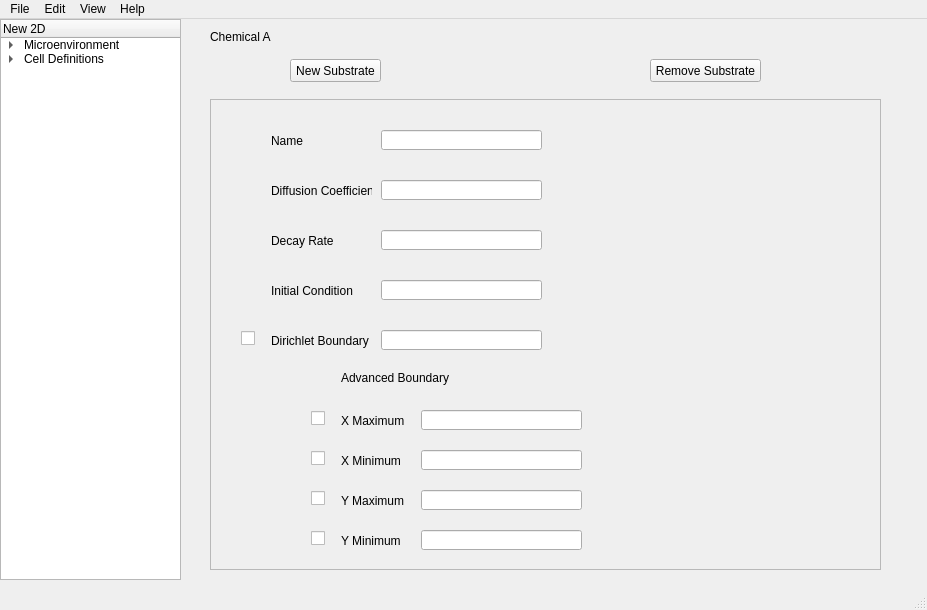
<?xml version="1.0" encoding="UTF-8"?>
<ui version="4.0">
 <class>MainWindow</class>
 <widget class="QMainWindow" name="MainWindow">
  <property name="geometry">
   <rect>
    <x>0</x>
    <y>0</y>
    <width>927</width>
    <height>610</height>
   </rect>
  </property>
  <property name="windowTitle">
   <string>MainWindow</string>
  </property>
  <widget class="QWidget" name="centralwidget">
   <widget class="QTreeWidget" name="Outline">
    <property name="geometry">
     <rect>
      <x>0</x>
      <y>0</y>
      <width>181</width>
      <height>561</height>
     </rect>
    </property>
    <column>
     <property name="text">
      <string>New 2D</string>
     </property>
     <property name="textAlignment">
      <set>AlignLeading|AlignVCenter</set>
     </property>
    </column>
    <column>
     <property name="text">
      <string/>
     </property>
    </column>
    <item>
     <property name="text">
      <string>Microenvironment</string>
     </property>
     <item>
      <property name="text">
       <string>Chemical A</string>
      </property>
     </item>
     <item>
      <property name="text">
       <string>Chemical B</string>
      </property>
     </item>
    </item>
    <item>
     <property name="text">
      <string>Cell Definitions</string>
     </property>
     <item>
      <property name="text">
       <string>Cell A</string>
      </property>
     </item>
     <item>
      <property name="text">
       <string>Cell B</string>
      </property>
     </item>
    </item>
   </widget>
   <widget class="QPushButton" name="pushButton">
    <property name="geometry">
     <rect>
      <x>290</x>
      <y>40</y>
      <width>91</width>
      <height>23</height>
     </rect>
    </property>
    <property name="text">
     <string>New Substrate</string>
    </property>
   </widget>
   <widget class="QPushButton" name="pushButton_2">
    <property name="geometry">
     <rect>
      <x>650</x>
      <y>40</y>
      <width>111</width>
      <height>23</height>
     </rect>
    </property>
    <property name="text">
     <string>Remove Substrate</string>
    </property>
   </widget>
   <widget class="QScrollArea" name="scrollArea">
    <property name="geometry">
     <rect>
      <x>210</x>
      <y>80</y>
      <width>671</width>
      <height>471</height>
     </rect>
    </property>
    <property name="widgetResizable">
     <bool>true</bool>
    </property>
    <widget class="QWidget" name="scrollAreaWidgetContents">
     <property name="geometry">
      <rect>
       <x>0</x>
       <y>0</y>
       <width>669</width>
       <height>469</height>
      </rect>
     </property>
     <widget class="QLabel" name="label_5">
      <property name="geometry">
       <rect>
        <x>60</x>
        <y>230</y>
        <width>101</width>
        <height>21</height>
       </rect>
      </property>
      <property name="text">
       <string>Dirichlet Boundary</string>
      </property>
     </widget>
     <widget class="QLabel" name="label_4">
      <property name="geometry">
       <rect>
        <x>60</x>
        <y>180</y>
        <width>101</width>
        <height>21</height>
       </rect>
      </property>
      <property name="text">
       <string>Initial Condition</string>
      </property>
     </widget>
     <widget class="QLabel" name="label_3">
      <property name="geometry">
       <rect>
        <x>60</x>
        <y>130</y>
        <width>101</width>
        <height>21</height>
       </rect>
      </property>
      <property name="text">
       <string>Decay Rate</string>
      </property>
     </widget>
     <widget class="QLabel" name="label_2">
      <property name="geometry">
       <rect>
        <x>60</x>
        <y>80</y>
        <width>101</width>
        <height>21</height>
       </rect>
      </property>
      <property name="text">
       <string>Diffusion Coefficient</string>
      </property>
     </widget>
     <widget class="QLabel" name="label">
      <property name="geometry">
       <rect>
        <x>60</x>
        <y>30</y>
        <width>101</width>
        <height>21</height>
       </rect>
      </property>
      <property name="text">
       <string>Name</string>
      </property>
     </widget>
     <widget class="QLineEdit" name="lineEdit">
      <property name="geometry">
       <rect>
        <x>170</x>
        <y>30</y>
        <width>161</width>
        <height>20</height>
       </rect>
      </property>
     </widget>
     <widget class="QCheckBox" name="checkBox">
      <property name="geometry">
       <rect>
        <x>30</x>
        <y>230</y>
        <width>16</width>
        <height>16</height>
       </rect>
      </property>
      <property name="text">
       <string/>
      </property>
     </widget>
     <widget class="QLineEdit" name="lineEdit_2">
      <property name="geometry">
       <rect>
        <x>170</x>
        <y>80</y>
        <width>161</width>
        <height>20</height>
       </rect>
      </property>
     </widget>
     <widget class="QLineEdit" name="lineEdit_3">
      <property name="geometry">
       <rect>
        <x>170</x>
        <y>130</y>
        <width>161</width>
        <height>20</height>
       </rect>
      </property>
     </widget>
     <widget class="QLineEdit" name="lineEdit_4">
      <property name="geometry">
       <rect>
        <x>170</x>
        <y>180</y>
        <width>161</width>
        <height>20</height>
       </rect>
      </property>
     </widget>
     <widget class="QLineEdit" name="lineEdit_5">
      <property name="geometry">
       <rect>
        <x>170</x>
        <y>230</y>
        <width>161</width>
        <height>20</height>
       </rect>
      </property>
     </widget>
     <widget class="QLabel" name="label_6">
      <property name="geometry">
       <rect>
        <x>130</x>
        <y>270</y>
        <width>111</width>
        <height>16</height>
       </rect>
      </property>
      <property name="text">
       <string>Advanced Boundary</string>
      </property>
     </widget>
     <widget class="QLabel" name="label_7">
      <property name="geometry">
       <rect>
        <x>130</x>
        <y>310</y>
        <width>71</width>
        <height>21</height>
       </rect>
      </property>
      <property name="text">
       <string>X Maximum</string>
      </property>
     </widget>
     <widget class="QLabel" name="label_8">
      <property name="geometry">
       <rect>
        <x>130</x>
        <y>350</y>
        <width>71</width>
        <height>21</height>
       </rect>
      </property>
      <property name="text">
       <string>X Minimum</string>
      </property>
     </widget>
     <widget class="QLabel" name="label_9">
      <property name="geometry">
       <rect>
        <x>130</x>
        <y>390</y>
        <width>71</width>
        <height>21</height>
       </rect>
      </property>
      <property name="text">
       <string>Y Maximum</string>
      </property>
     </widget>
     <widget class="QLabel" name="label_10">
      <property name="geometry">
       <rect>
        <x>130</x>
        <y>430</y>
        <width>71</width>
        <height>21</height>
       </rect>
      </property>
      <property name="text">
       <string>Y Minimum</string>
      </property>
     </widget>
     <widget class="QLineEdit" name="lineEdit_6">
      <property name="geometry">
       <rect>
        <x>210</x>
        <y>310</y>
        <width>161</width>
        <height>20</height>
       </rect>
      </property>
     </widget>
     <widget class="QLineEdit" name="lineEdit_7">
      <property name="geometry">
       <rect>
        <x>210</x>
        <y>350</y>
        <width>161</width>
        <height>20</height>
       </rect>
      </property>
     </widget>
     <widget class="QLineEdit" name="lineEdit_8">
      <property name="geometry">
       <rect>
        <x>210</x>
        <y>390</y>
        <width>161</width>
        <height>20</height>
       </rect>
      </property>
     </widget>
     <widget class="QLineEdit" name="lineEdit_9">
      <property name="geometry">
       <rect>
        <x>210</x>
        <y>430</y>
        <width>161</width>
        <height>20</height>
       </rect>
      </property>
     </widget>
     <widget class="QCheckBox" name="checkBox_2">
      <property name="geometry">
       <rect>
        <x>100</x>
        <y>310</y>
        <width>16</width>
        <height>16</height>
       </rect>
      </property>
      <property name="text">
       <string/>
      </property>
     </widget>
     <widget class="QCheckBox" name="checkBox_3">
      <property name="geometry">
       <rect>
        <x>100</x>
        <y>350</y>
        <width>16</width>
        <height>16</height>
       </rect>
      </property>
      <property name="text">
       <string/>
      </property>
     </widget>
     <widget class="QCheckBox" name="checkBox_4">
      <property name="geometry">
       <rect>
        <x>100</x>
        <y>390</y>
        <width>16</width>
        <height>16</height>
       </rect>
      </property>
      <property name="text">
       <string/>
      </property>
     </widget>
     <widget class="QCheckBox" name="checkBox_5">
      <property name="geometry">
       <rect>
        <x>100</x>
        <y>430</y>
        <width>16</width>
        <height>16</height>
       </rect>
      </property>
      <property name="text">
       <string/>
      </property>
     </widget>
    </widget>
   </widget>
   <widget class="QLabel" name="label_11">
    <property name="geometry">
     <rect>
      <x>210</x>
      <y>10</y>
      <width>61</width>
      <height>16</height>
     </rect>
    </property>
    <property name="text">
     <string>Chemical A</string>
    </property>
   </widget>
   <zorder>scrollArea</zorder>
   <zorder>Outline</zorder>
   <zorder>pushButton</zorder>
   <zorder>pushButton_2</zorder>
   <zorder>label_11</zorder>
  </widget>
  <widget class="QMenuBar" name="menubar">
   <property name="geometry">
    <rect>
     <x>0</x>
     <y>0</y>
     <width>927</width>
     <height>21</height>
    </rect>
   </property>
   <widget class="QMenu" name="menuFile">
    <property name="title">
     <string>File</string>
    </property>
    <widget class="QMenu" name="menuNew">
     <property name="title">
      <string>New</string>
     </property>
     <addaction name="action2D"/>
     <addaction name="action3D"/>
    </widget>
    <addaction name="menuNew"/>
    <addaction name="actionLoad"/>
    <addaction name="separator"/>
    <addaction name="actionSave"/>
    <addaction name="actionExport_to_XML"/>
   </widget>
   <widget class="QMenu" name="menuEdit">
    <property name="title">
     <string>Edit</string>
    </property>
   </widget>
   <widget class="QMenu" name="menuView">
    <property name="title">
     <string>View</string>
    </property>
    <addaction name="actionXML_Out"/>
   </widget>
   <widget class="QMenu" name="menuHelp">
    <property name="title">
     <string>Help</string>
    </property>
    <addaction name="actionLink"/>
    <addaction name="actionCell_Definitions"/>
   </widget>
   <addaction name="menuFile"/>
   <addaction name="menuEdit"/>
   <addaction name="menuView"/>
   <addaction name="menuHelp"/>
  </widget>
  <widget class="QStatusBar" name="statusbar"/>
  <action name="actionNew_Substrate">
   <property name="text">
    <string>New Substrate</string>
   </property>
  </action>
  <action name="actionLoad">
   <property name="text">
    <string>Load</string>
   </property>
  </action>
  <action name="actionSave">
   <property name="text">
    <string>Save</string>
   </property>
  </action>
  <action name="actionExport_to_XML">
   <property name="text">
    <string>Export to XML</string>
   </property>
  </action>
  <action name="actionLink">
   <property name="text">
    <string>Microenvironments</string>
   </property>
  </action>
  <action name="actionCell_Definitions">
   <property name="text">
    <string>Cell Definitions</string>
   </property>
  </action>
  <action name="actionXML_Out">
   <property name="text">
    <string>XML Out</string>
   </property>
  </action>
  <action name="action2D">
   <property name="text">
    <string>2D</string>
   </property>
  </action>
  <action name="action3D">
   <property name="text">
    <string>3D</string>
   </property>
  </action>
 </widget>
 <resources/>
 <connections/>
</ui>
